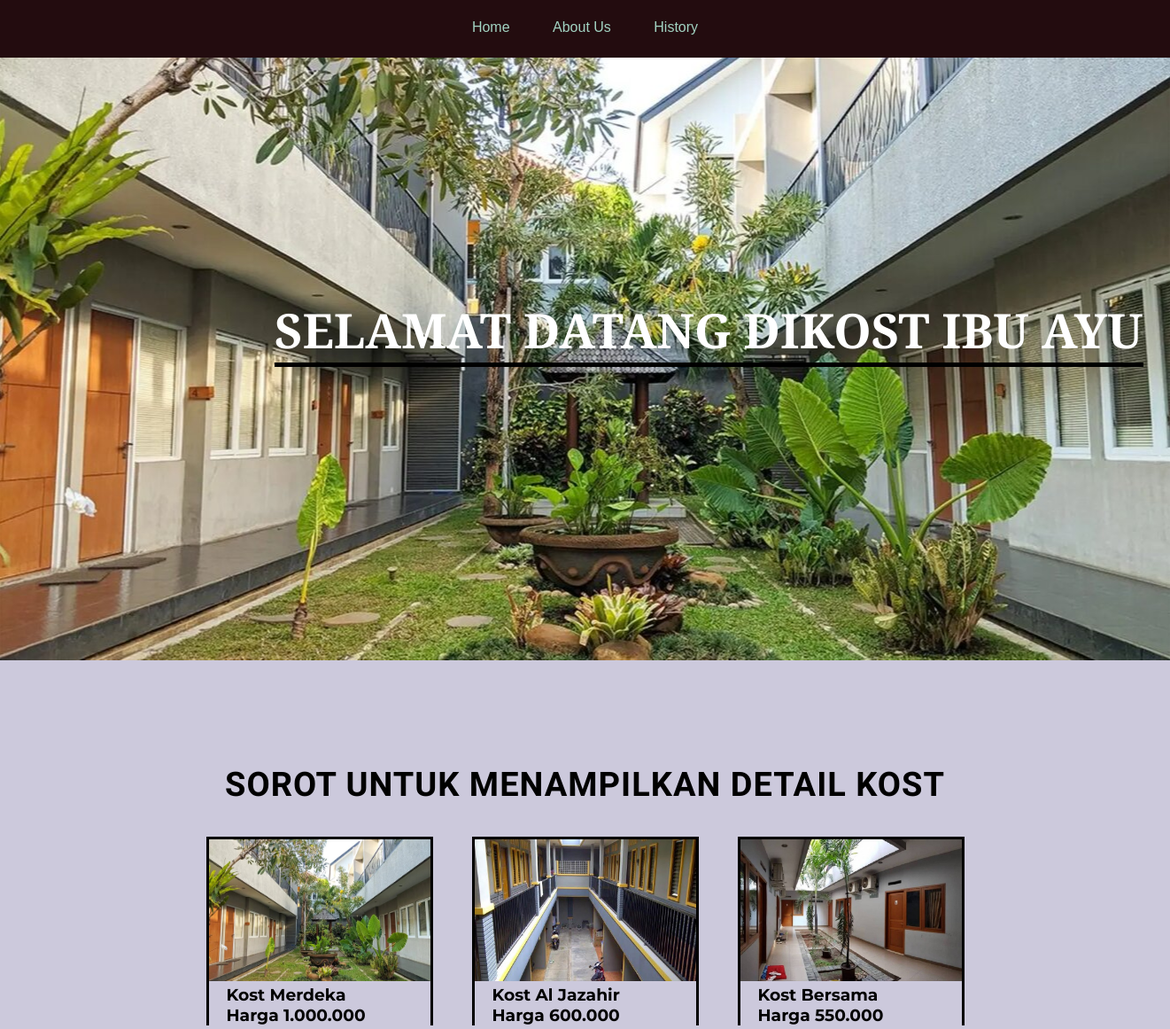
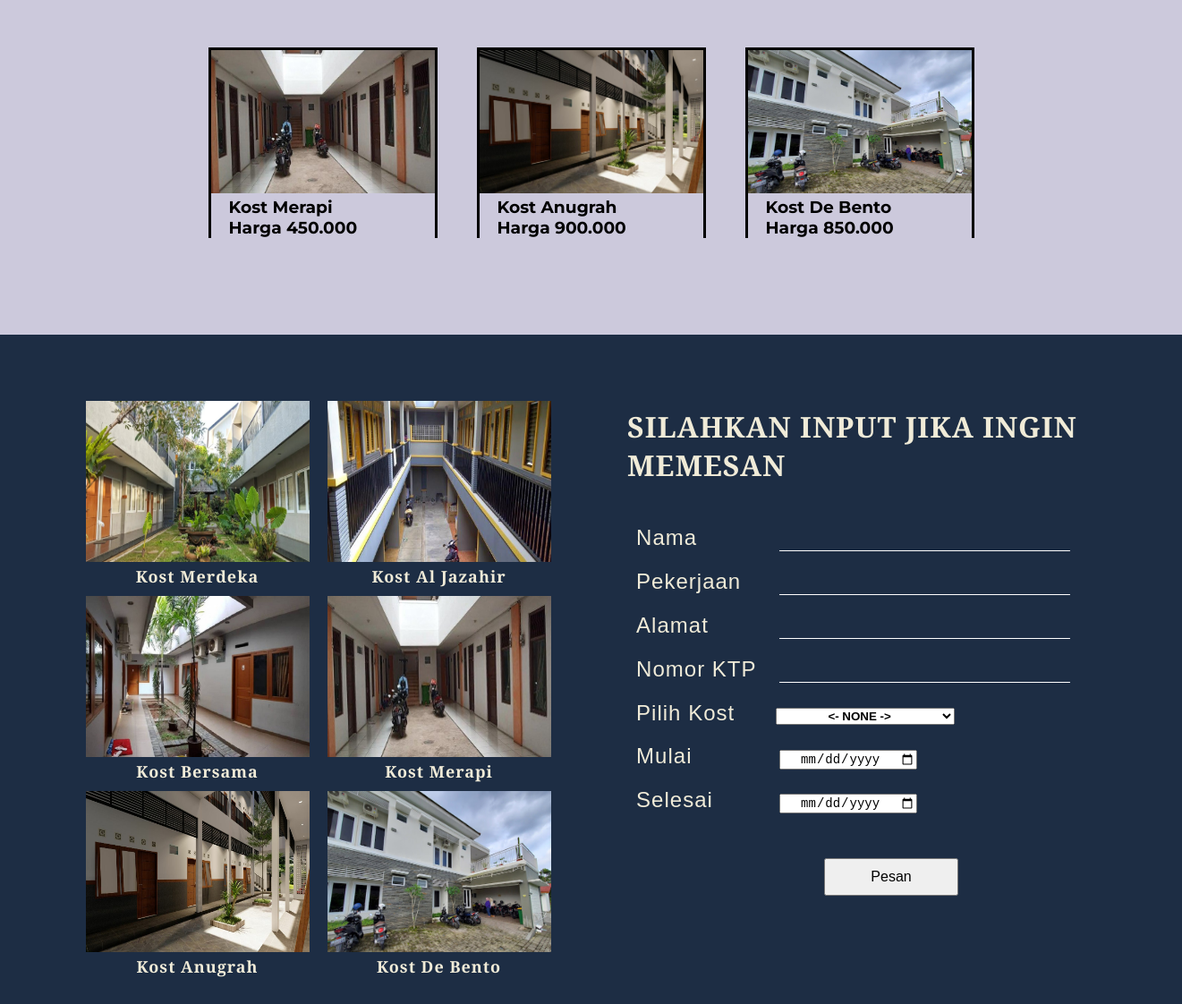
The page / on the database its author committed (2 pictures, top to bottom).
### tables this page shows
CREATE TABLE `keterangan_kost` (
  `id_kost` int(11) NOT NULL,
  `nama_kost` varchar(128) NOT NULL,
  `fasilitas` text NOT NULL,
  `harga` int(20) NOT NULL,
  `alamat` text NOT NULL,
  `kelamin` varchar(10) NOT NULL,
  `jumlah_kamar` int(6) NOT NULL
);

### function.php (called while the page is built)
<?php
    $conn = mysqli_connect('localhost', 'root', '', 'kost');
    function query($query){
        global $conn;
        $result = mysqli_query($conn, $query);
        $rows = [];
        while($row = mysqli_fetch_assoc($result)){
            $rows[] = $row;
        }
        return $rows;
    }
?>

### index.php (the view, shortened to what this page needs)
<?php
    include 'function.php';
    $gambarKost = ['img/kos1.jpg', 'img/kos2.jpg', 'img/kos3.jpg', 'img/kos4.jpg', 'img/kos5.jpg', 'img/kos6.jpg'];
    $displayKost = query("SELECT * FROM `keterangan_kost`");
?>
<!DOCTYPE html>
<html lang="en">
<head>
    <link rel="stylesheet" href="css/style.css">
</head>
<body>
    <div class="header" id="header">
        <div class="navbar">
            <a href="index.php">Home</a>
            <a href="about.php">About Us</a>
            <a href="history.php">History</a>
        </div>
        <div class="typing-effect" id="typing-effect">
            <div class="text" id="text">SELAMAT DATANG DIKOST IBU AYU</div>
        </div>
    </div>
    <div class="content">
        <div class="main-content">
            <h1>SOROT UNTUK MENAMPILKAN DETAIL KOST</h1>
            <?php foreach($displayKost as $index => $tampilkan):?>
                <div class="card">
                    <img src="<?= $gambarKost[$index]; ?>" alt="">
                    <h3><?= $tampilkan['nama_kost']?></h3>
                    <h3>Harga <?= number_format($tampilkan['harga'], 0, ',', '.');?></h3>
                </div>
            <?php endforeach?>
        </div>
    </div>
    <div class="footer">
        <div class="footer-left">
            <?php foreach($displayKost as $index => $show):?>
                <div class="show">
                    <img src="<?= $gambarKost[$index]?>" alt="">
                    <h3><?= $show['nama_kost']?></h3>
                </div>
            <?php endforeach?>
        </div>
        <div class="input">
            <form action="proses.php" method="post" enctype="multipart/form-data" onsubmit="return confirmSubmit()">
                <h1>SILAHKAN INPUT JIKA INGIN MEMESAN</h1><br><br>
                <label for="nama">Nama</label><input type="text" autocomplete="off" name="nama"><br>
                <label for="pekerjaan">Pekerjaan</label><input type="text" autocomplete="off" name="pekerjaan"><br>
                <label for="alamat">Alamat</label><input type="text" autocomplete="off" name="alamat"><br>
                <label for="noktp">Nomor KTP</label><input type="text" autocomplete="off" name="noktp"><br>
                <label for="kost">Pilih Kost</label>
                <select name="kost" id="mapel">
                    <option value="" style="text-align: center;"><- NONE -> </option>
                </select><br>
                <label for="tMulai">Mulai</label><input type="date" name="tMulai" id="tMulai"><br>
                <label for="tSelesai">Selesai</label><input type="date" name="tSelesai" id="tSelesai" min="tMulai"><br>
                <button type="submit" name="pesan">Pesan</button>
            </form>
        </div>
    </div>
</body>
</html>

### css/style.css (style rules this page uses)
* { margin: 0; padding: 0; }
body { font-family: Arial, sans-serif; background-color: #f7f7f7; }
.header { background-image: url('../img/kos1.jpg'); width: 100%; height: 745px; background-size: cover; background-position: center; transition: background-image 0.5s ease-in-out; }
.navbar { width: 100%; height: 65px; margin: 0 auto; background: #230c0f; text-align: center; }
.navbar a { display: inline-block; padding: 22px; text-decoration: none; color: #A2D3C2; font-size: 16px; }
.typing-effect { font-family: 'Alegreya Sans', sans-serif; font-size: 54px; font-weight: bold; padding: 20px; white-space: nowrap; overflow: hidden; transition: .2s; animation: typing 9s steps(1000, end); display: inline-block; position: relative; }
.typing-effect .text { margin: 250px 0px 0px 290px; color: white; border-bottom: 5px solid black; transition: border-bottom 0.5s ease-in-out; }
.content { display: flex; justify-content: center; align-items: center; height: 790px; background: #CCC9DC; color: black; }
.main-content { display: flex; flex-wrap: wrap; justify-content: center; align-items: center; margin-top: 30px; width: 900px; height: 600px; font-family: 'Aleo', serif; }
.main-content h1 { font-size: 38px; letter-spacing: 1px; }
.card { display: inline-block; margin: 20px auto; position: relative; overflow: hidden; width: 250px; border: 3px solid black; border-bottom: none; }
.card img { width: 250px; height: 160px; }
.card h3 { display: block; text-align: left; font-family: 'Montserrat', sans-serif; padding-left: 20px; }
.footer { display: flex; align-items: center; height: 748px; background: #1D2D44; color: #F0EBD8; font-family: 'Alegreya Sans', sans-serif; letter-spacing: 1px; }
.footer h3 { font-size: 18px; text-align: center; margin-bottom: 10px; }
.footer-left { display: flex; flex-wrap: wrap; justify-content: center; align-items: center; width: 800px; height: 600px; }
.show { display: inline-block; position: relative; overflow: hidden; width: 250px; margin-left: 20px; }
.footer-left img { width: 250px; height: 180px; }
.input { display: inline-block; width: 100% - 800px; }
form { padding: 30px; margin-left: -20px; }
form label { display: inline-block; width: 140px; }
form label, input { font-size: 24px; margin: 10px; }
form input[type = "text"] { outline: none; border: none; border-bottom: 1px solid white; padding-left: 15px; background: transparent; color: #F0EBD8; }
form input[type = "date"] { font-size: 14px; width: 150px; text-align: center; }
form button { display: block; margin: 40px auto; font-size: 16px; padding: 10px; width: 150px; }
select { width: 200px; font-weight: bold; }

### rows shown on the page
keterangan_kost: shows a picture, nama_kost "Kost Merdeka", harga "1.000.000"
keterangan_kost: shows a picture, nama_kost "Kost Al Jazahir", harga "600.000"
keterangan_kost: shows a picture, nama_kost "Kost Bersama", harga "550.000"
keterangan_kost: shows a picture, nama_kost "Kost Merapi", harga "450.000"
keterangan_kost: shows a picture, nama_kost "Kost Anugrah", harga "900.000"
keterangan_kost: shows a picture, nama_kost "Kost De Bento", harga "850.000"
